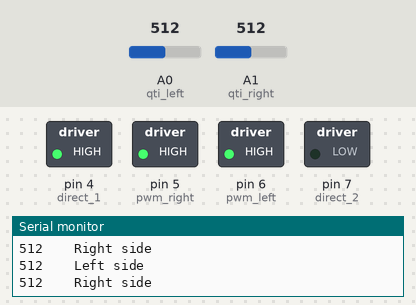
Simulated run of this sketch. Board: Arduino Uno, built with avr-gcc and run on an emulated ATmega328P. Shown: switched loads named in the sketch (green lamp = pin HIGH), the last lines printed to the serial monitor. Inputs (shaded band) come from the test bench; at power-on: A0 (qti_left) = 512, A1 (qti_right) = 512.

Above: at 1.2 s.
1.3 s: A0 (qti_left) set to 108
4.3 s: A0 (qti_left) set to 90
At 5.0 s:
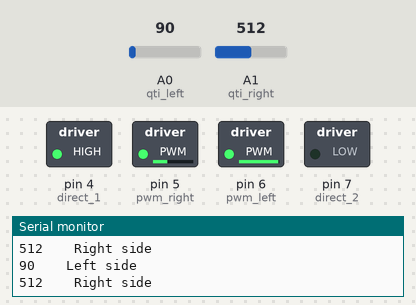
5.8 s: A0 (qti_left) set to 122
At 6.1 s:
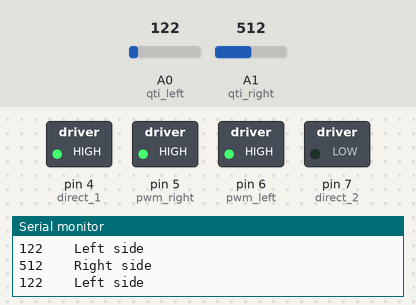
7.3 s: A1 (qti_right) set to 111
10.3 s: A1 (qti_right) set to 90
At 10.8 s:
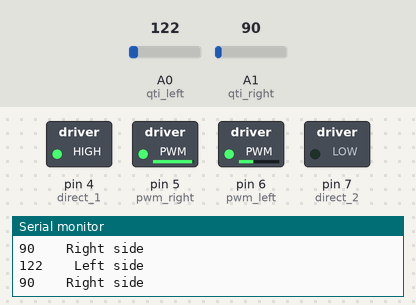
Timing chart, 0 to 12.8 s (numbered marks = the images above; inputs shaded):
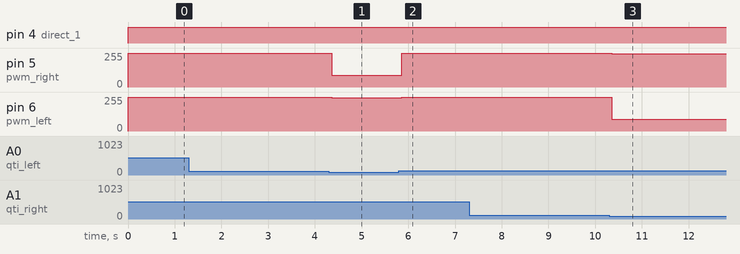

Measured:
- the behaviour switches between 101 and 100 on A0 (qti_left) (found by bisection; images 0 and 1)
- the behaviour switches between 101 and 100 on A1 (qti_right) (found by bisection; images 2 and 3)
- after the input at 4.3 s, pin 5 (pwm_right): 255/255 → 90/255 after 0.06 s; pin 6 (pwm_left): 255/255 → 250/255 after 0.06 s
- after the input at 5.8 s, pin 5 (pwm_right): 90/255 → 255/255 after 0.06 s; pin 6 (pwm_left): 250/255 → 255/255 after 0.06 s
- after the input at 10.3 s, pin 5 (pwm_right): 255/255 → 250/255 after 0.06 s; pin 6 (pwm_left): 255/255 → 90/255 after 0.06 s

The sketch:

basic_line_follower_2_0.ino.ino
```cpp
/*
 * Nana Abekah                    *
 * Sometime mid March(20s), 2018  *
 * CETA basic line follower       *
*/


//motors and sensors ports
const int pwm_left = 6;
const int pwm_right = 5;
const int direct_1 = 4;
const int direct_2 = 7;
const int qti_right = A1;
const int qti_left = A0;

// qti clear value;
const int qtiClear = 100;
const int qtiOff = 920;
//Motor speeds
const int on_track_power = 250;
const int off_track_power = 90;
const int straight_power = 255;

void setup() {
  // put your setup code here, to run once:
  pinMode(pwm_left, OUTPUT);
  pinMode(pwm_right, OUTPUT);
  pinMode(direct_1, OUTPUT);
  pinMode(direct_2, OUTPUT);
  pinMode(qti_right, INPUT_PULLUP);//Check to make sure this works
  pinMode(qti_left, INPUT_PULLUP);
  Serial.begin(9600);
}

bool left, right = false;
void loop() {

  // put your main code here, to run repeatedly:
  int right_val = analogRead(qti_right);
  int left_val = analogRead(qti_left);
  Serial.print(right_val);
  Serial.println("    Right side");
  Serial.print(left_val);
  Serial.println("    Left side");
  if(right_val > qtiClear && left_val > qtiClear){
    right_motors(straight_power);
    left_motors(straight_power);
  }
  else if(left_val > qtiClear){
    right_motors(on_track_power);
    left_motors(off_track_power);
    left = true;
    right = false;
  }
  else if(right_val > qtiClear ){
    right_motors(off_track_power);
    left_motors(on_track_power);
    left = false;
    right = true;
  }
  delay(1);
}

void left_motors(int power){
   digitalWrite(direct_1, HIGH);
   digitalWrite(direct_2, LOW);
   analogWrite(pwm_left, power);
}

void right_motors(int power){
   digitalWrite(direct_1, HIGH);
   digitalWrite(direct_2, LOW);
   analogWrite(pwm_right, power);
}
```
